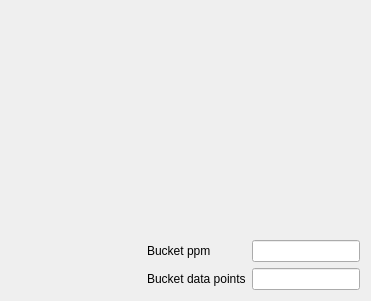
            <widget class="QWidget" name="bucketSpectraTab">
             <layout class="QGridLayout" name="gridLayout_16">
              <item row="0" column="1">
               <spacer name="verticalSpacer_7">
                <property name="orientation">
                 <enum>Qt::Vertical</enum>
                </property>
                <property name="sizeHint" stdset="0">
                 <size>
                  <width>20</width>
                  <height>229</height>
                 </size>
                </property>
               </spacer>
              </item>
              <item row="1" column="0">
               <spacer name="horizontalSpacer_26">
                <property name="orientation">
                 <enum>Qt::Horizontal</enum>
                </property>
                <property name="sizeHint" stdset="0">
                 <size>
                  <width>136</width>
                  <height>20</height>
                 </size>
                </property>
               </spacer>
              </item>
              <item row="1" column="1">
               <layout class="QHBoxLayout" name="horizontalLayout_46">
                <item>
                 <layout class="QVBoxLayout" name="verticalLayout_17">
                  <item>
                   <widget class="QLabel" name="label_63">
                    <property name="text">
                     <string>Bucket ppm</string>
                    </property>
                   </widget>
                  </item>
                  <item>
                   <widget class="QLabel" name="label_64">
                    <property name="text">
                     <string>Bucket data points</string>
                    </property>
                   </widget>
                  </item>
                 </layout>
                </item>
                <item>
                 <layout class="QVBoxLayout" name="verticalLayout_18">
                  <item>
                   <widget class="QLineEdit" name="bucketPpmLE"/>
                  </item>
                  <item>
                   <widget class="QLineEdit" name="bucketDataPointsLE"/>
                  </item>
                 </layout>
                </item>
               </layout>
              </item>
             </layout>
            </widget>
